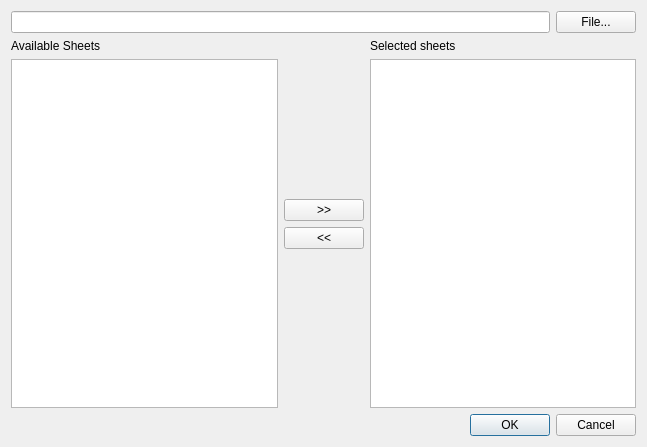
<?xml version="1.0" encoding="UTF-8"?>
<ui version="4.0">
 <class>ImportSheetsDialog</class>
 <widget class="QDialog" name="ImportSheetsDialog">
  <property name="geometry">
   <rect>
    <x>0</x>
    <y>0</y>
    <width>647</width>
    <height>447</height>
   </rect>
  </property>
  <property name="windowTitle">
   <string>Import sheets</string>
  </property>
  <property name="windowIcon">
   <iconset>
    <normaloff>:/Icons/car.png</normaloff>:/Icons/car.png</iconset>
  </property>
  <layout class="QVBoxLayout" name="verticalLayout_5">
   <item>
    <layout class="QHBoxLayout" name="horizontalLayout_2">
     <item>
      <widget class="QLineEdit" name="lineEditFile"/>
     </item>
     <item>
      <widget class="QPushButton" name="pushButtonFile">
       <property name="text">
        <string>File...</string>
       </property>
      </widget>
     </item>
    </layout>
   </item>
   <item>
    <layout class="QHBoxLayout" name="horizontalLayout">
     <item>
      <layout class="QVBoxLayout" name="verticalLayout_2">
       <item>
        <widget class="QLabel" name="label">
         <property name="text">
          <string>Available Sheets</string>
         </property>
        </widget>
       </item>
       <item>
        <widget class="QListWidget" name="listWidgetINI"/>
       </item>
      </layout>
     </item>
     <item>
      <layout class="QVBoxLayout" name="verticalLayout">
       <item>
        <spacer name="verticalSpacer">
         <property name="orientation">
          <enum>Qt::Vertical</enum>
         </property>
         <property name="sizeHint" stdset="0">
          <size>
           <width>20</width>
           <height>40</height>
          </size>
         </property>
        </spacer>
       </item>
       <item>
        <widget class="QPushButton" name="pushButtonRight">
         <property name="text">
          <string>&gt;&gt;</string>
         </property>
        </widget>
       </item>
       <item>
        <widget class="QPushButton" name="pushButtonLeft">
         <property name="text">
          <string>&lt;&lt;</string>
         </property>
        </widget>
       </item>
       <item>
        <spacer name="verticalSpacer_2">
         <property name="orientation">
          <enum>Qt::Vertical</enum>
         </property>
         <property name="sizeHint" stdset="0">
          <size>
           <width>20</width>
           <height>40</height>
          </size>
         </property>
        </spacer>
       </item>
      </layout>
     </item>
     <item>
      <layout class="QVBoxLayout" name="verticalLayout_3">
       <item>
        <widget class="QLabel" name="label_2">
         <property name="text">
          <string>Selected sheets</string>
         </property>
        </widget>
       </item>
       <item>
        <widget class="QListWidget" name="listWidgetImport"/>
       </item>
      </layout>
     </item>
    </layout>
   </item>
   <item>
    <widget class="QDialogButtonBox" name="buttonBox">
     <property name="orientation">
      <enum>Qt::Horizontal</enum>
     </property>
     <property name="standardButtons">
      <set>QDialogButtonBox::Cancel|QDialogButtonBox::Ok</set>
     </property>
    </widget>
   </item>
  </layout>
 </widget>
 <resources/>
 <connections>
  <connection>
   <sender>buttonBox</sender>
   <signal>accepted()</signal>
   <receiver>ImportSheetsDialog</receiver>
   <slot>accept()</slot>
   <hints>
    <hint type="sourcelabel">
     <x>248</x>
     <y>254</y>
    </hint>
    <hint type="destinationlabel">
     <x>157</x>
     <y>274</y>
    </hint>
   </hints>
  </connection>
  <connection>
   <sender>buttonBox</sender>
   <signal>rejected()</signal>
   <receiver>ImportSheetsDialog</receiver>
   <slot>reject()</slot>
   <hints>
    <hint type="sourcelabel">
     <x>316</x>
     <y>260</y>
    </hint>
    <hint type="destinationlabel">
     <x>286</x>
     <y>274</y>
    </hint>
   </hints>
  </connection>
 </connections>
</ui>
